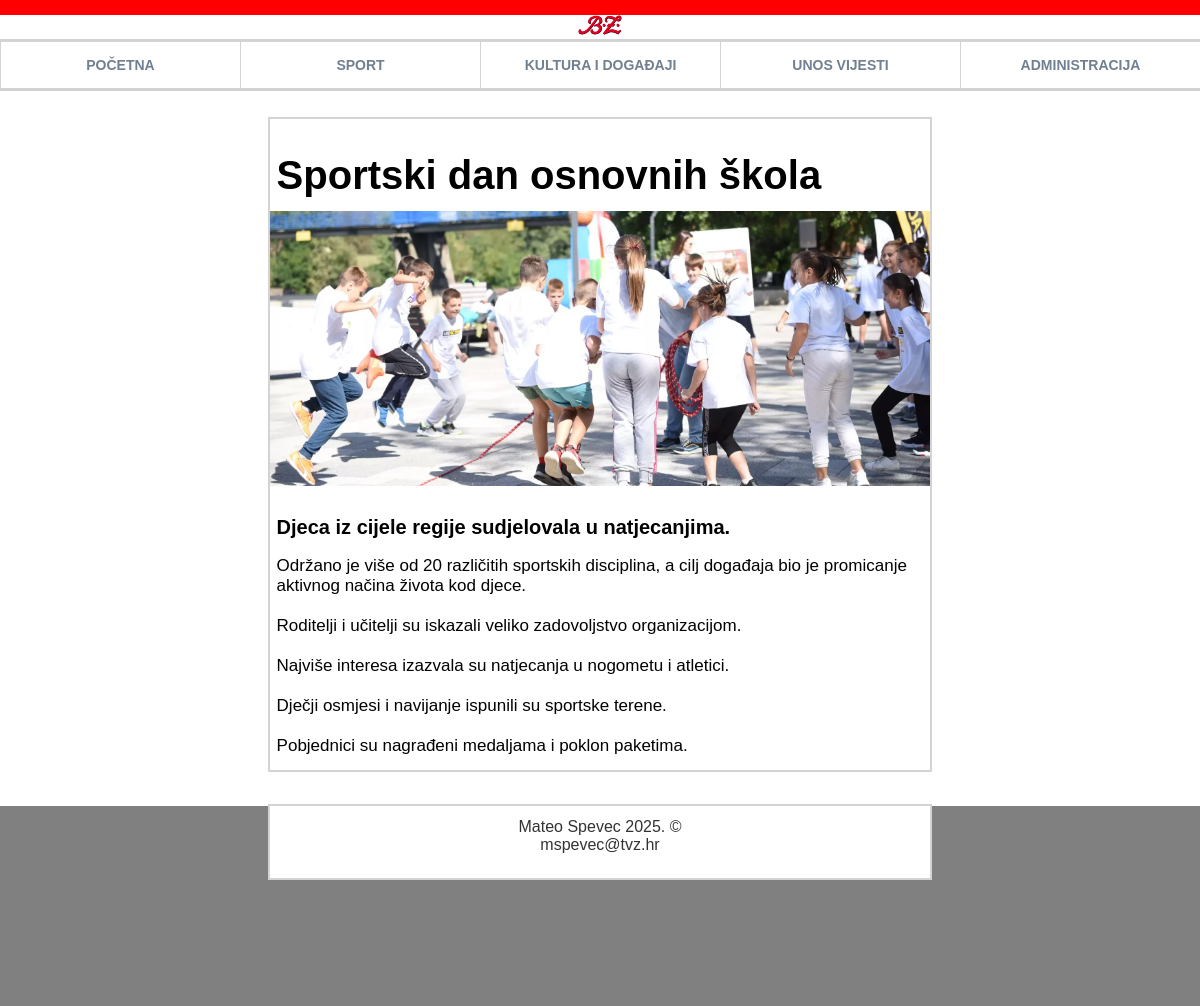
Screenshot of /clanak.php?id=13 with the database file from the repository.
### tables this page shows
CREATE TABLE `vijesti` (
  `id` int(11) NOT NULL,
  `datum` varchar(32) NOT NULL,
  `naslov` varchar(64) NOT NULL,
  `sazetak` text NOT NULL,
  `tekst` text NOT NULL,
  `slika` varchar(64) NOT NULL,
  `kategorija` varchar(64) NOT NULL,
  `arhiva` tinyint(1) NOT NULL
);

### clanak.php (the view, shortened to what this page needs)
<?php
include 'konekcija.php';
$id = $_GET['id'] ?? null;
$query = "SELECT * FROM vijesti WHERE id = $id";
$result = mysqli_query($dbc, $query);
$row = mysqli_fetch_array($result);
?>
<!DOCTYPE html>
<html lang="hr">
    <head>
        <link rel="stylesheet" type="text/css" href="style.css">
    </head>
    <body>
        <div id="crveni"></div>
        <header>
            <img src="images/BZ_logo.svg" alt="Logo" id="logo">
            <nav>
                <ul>
                    <li><a href="index.php">POČETNA</a></li>
                    <li><a href="kategorija.php?kategorija=sport">SPORT</a></li>
                    <li><a href="kategorija.php?kategorija=kultura">KULTURA I DOGAĐAJI</a></li>
                    <li><a href="unos.php">UNOS VIJESTI</a></li>
                    <li><a href="administracija.php">ADMINISTRACIJA</a></li>
                </ul>
            </nav>
        </header>
        <main>
            <article class="clanak">
                <h1 style="font-size: 40px;"><?php echo $row['naslov']; ?></h1>
                <img src="<?php echo UPLPATH . $row['slika']; ?>" alt="Slika">
                <h4 style="font-size: 20px;"><?php echo $row['sazetak'] ?></h4>
                <p style="font-size:17px;"><?php echo nl2br($row['tekst']); ?></p>
            </article>
        </main>
        <footer>
            <div id="footerDiv">
                <p>Mateo Spevec 2025. &copy;</p>
                <p>mspevec@tvz.hr</p>
            </div>
        </footer>
    </body>
</html>

### style.css (style rules this page uses)
body { font-family: Arial, sans-serif; background-color: white; padding: 0; margin: 0.0%; }
#crveni { background-color: red; width: 100%; height: 15px; }
header { margin-bottom: 2.5%; }
#logo { width: 3.7%; display: block; margin: 0 auto; margin-bottom: 0.5%; }
nav { width: 100%; border: 1px solid lightgray; border-right: 0px; box-shadow: 0px 0px 0px 2px lightgray; }
nav ul { display: flex; justify-content: space-around; align-items: center; list-style: none; margin: 0; padding: 0; }
nav li { flex: 1; text-align: center; position: relative; list-style-type: none; }
nav a { display: block; padding: 15px 10px; text-decoration: none; color: slategray; font-weight: bold; font-size: 14px; text-transform: uppercase; border-right: 1px solid lightgray; }
main { width: 55%; margin: 0 auto; margin-bottom: 2%; }
article img { width: 100%; }
.clanak { box-shadow: 0px 0px 0px 2px lightgray; margin-bottom: 2%; padding-top: 0.004%; padding-bottom: 0.004%; }
.clanak h1, h4, p { margin-left: 1%; margin-bottom: 2%; }
footer { width: 100%; margin-top: 3%; padding-top: 0; border-right: 0px; box-shadow: 0px 0.5px lightgray; display: flex; justify-content: center; align-items: flex-start; background-color: grey; height: 200px; }
#footerDiv { background-color: white; text-align: center; width: 55%; margin-top: 0px; padding-top: 1%; padding-bottom: 2%; box-shadow: 0px 0px 0px 2px lightgray; }
#footerDiv p { margin: 0; color: #333; }
a { text-decoration: none; color: black; }

### rows the page displays
vijesti: naslov "Sportski dan osnovnih škola", slika (picture), sazetak "Djeca iz cijele regije sudjelovala u natjecanjima.", tekst "Održano je više od 20 različitih sportskih disciplina, a cilj događaja bio je promicanje aktivnog načina života kod djece. Roditelji i učitelji su iskazali veliko zadovoljstvo organizacijom. Najviše interesa izazvala su natjecanja u nogometu i atletici. Dječji osmjesi i navijanje ispunili su sportske terene. Pobjednici su nagrađeni medaljama i poklon paketima."
